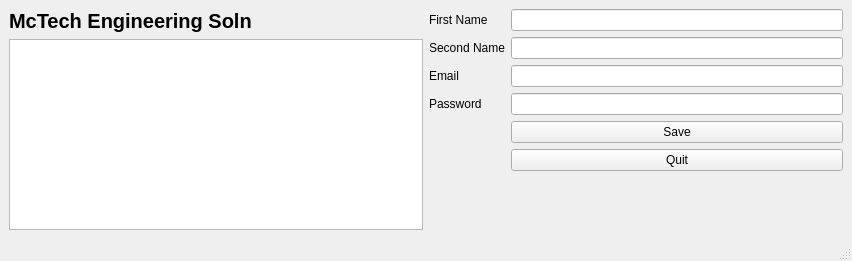
<?xml version="1.0" encoding="UTF-8"?>
<ui version="4.0">
 <class>MainWindow</class>
 <widget class="QMainWindow" name="MainWindow">
  <property name="geometry">
   <rect>
    <x>0</x>
    <y>0</y>
    <width>852</width>
    <height>261</height>
   </rect>
  </property>
  <property name="windowTitle">
   <string>MainWindow</string>
  </property>
  <widget class="QWidget" name="centralwidget">
   <layout class="QHBoxLayout" name="horizontalLayout_5">
    <item>
     <layout class="QVBoxLayout" name="verticalLayout">
      <item>
       <widget class="QLabel" name="label_5">
        <property name="font">
         <font>
          <pointsize>15</pointsize>
          <weight>75</weight>
          <bold>true</bold>
         </font>
        </property>
        <property name="text">
         <string>McTech Engineering Soln</string>
        </property>
       </widget>
      </item>
      <item>
       <widget class="QTextEdit" name="textEdit_details">
        <property name="enabled">
         <bool>true</bool>
        </property>
       </widget>
      </item>
     </layout>
    </item>
    <item>
     <layout class="QFormLayout" name="formLayout">
      <item row="0" column="0">
       <widget class="QLabel" name="label">
        <property name="text">
         <string>First Name</string>
        </property>
       </widget>
      </item>
      <item row="0" column="1">
       <widget class="QLineEdit" name="lineEdit_first_name">
        <property name="cursor">
         <cursorShape>IBeamCursor</cursorShape>
        </property>
       </widget>
      </item>
      <item row="1" column="0">
       <widget class="QLabel" name="label_2">
        <property name="text">
         <string>Second Name</string>
        </property>
       </widget>
      </item>
      <item row="1" column="1">
       <widget class="QLineEdit" name="lineEdit_second_name"/>
      </item>
      <item row="2" column="0">
       <widget class="QLabel" name="label_3">
        <property name="text">
         <string>Email</string>
        </property>
       </widget>
      </item>
      <item row="2" column="1">
       <widget class="QLineEdit" name="lineEdit_email"/>
      </item>
      <item row="3" column="0">
       <widget class="QLabel" name="label_4">
        <property name="text">
         <string>Password</string>
        </property>
       </widget>
      </item>
      <item row="3" column="1">
       <widget class="QLineEdit" name="lineEdit_password"/>
      </item>
      <item row="4" column="1">
       <widget class="QPushButton" name="pushButton_save">
        <property name="text">
         <string>Save</string>
        </property>
       </widget>
      </item>
      <item row="5" column="0">
       <layout class="QHBoxLayout" name="horizontalLayout_4"/>
      </item>
      <item row="5" column="1">
       <widget class="QPushButton" name="pushButton_quit">
        <property name="text">
         <string>Quit</string>
        </property>
       </widget>
      </item>
     </layout>
    </item>
   </layout>
  </widget>
  <widget class="QMenuBar" name="menubar">
   <property name="geometry">
    <rect>
     <x>0</x>
     <y>0</y>
     <width>852</width>
     <height>22</height>
    </rect>
   </property>
  </widget>
  <widget class="QStatusBar" name="statusbar"/>
 </widget>
 <resources/>
 <connections/>
</ui>
